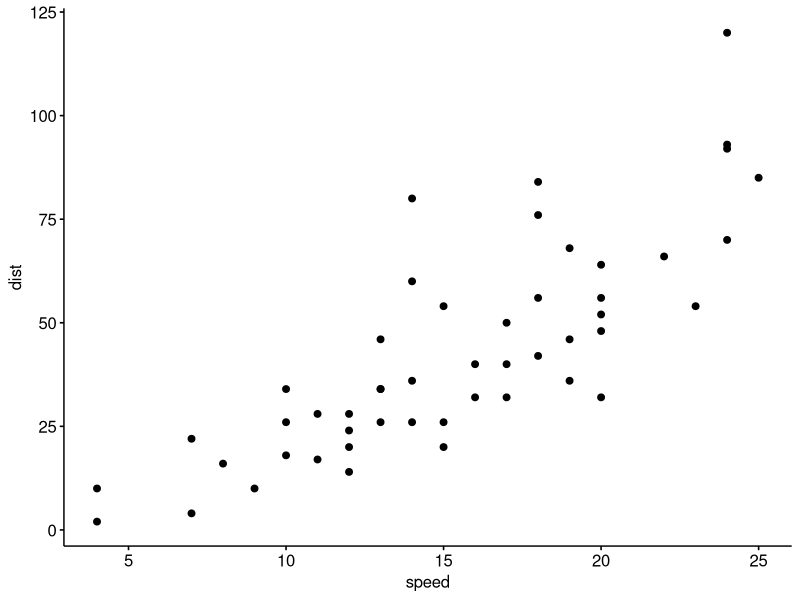
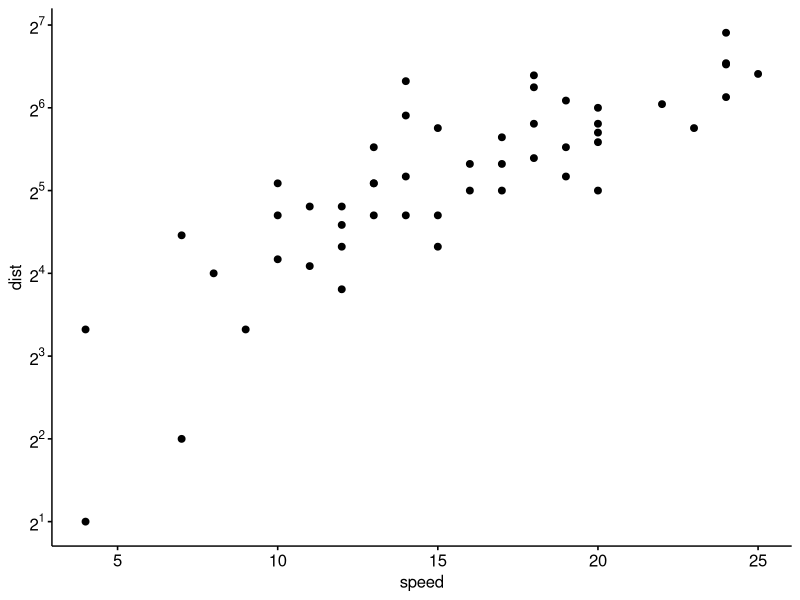

Generate these figures, in order, with R:
library(ggpubr)


### Name: axis_scale
### Title: Change Axis Scale: log2, log10 and more
### Aliases: axis_scale xscale yscale

### ** Examples

# Basic scatter plots
data(cars)
p <- ggscatter(cars, x = "speed", y = "dist")
p

# Set log scale
p + yscale("log2", .format = TRUE)
